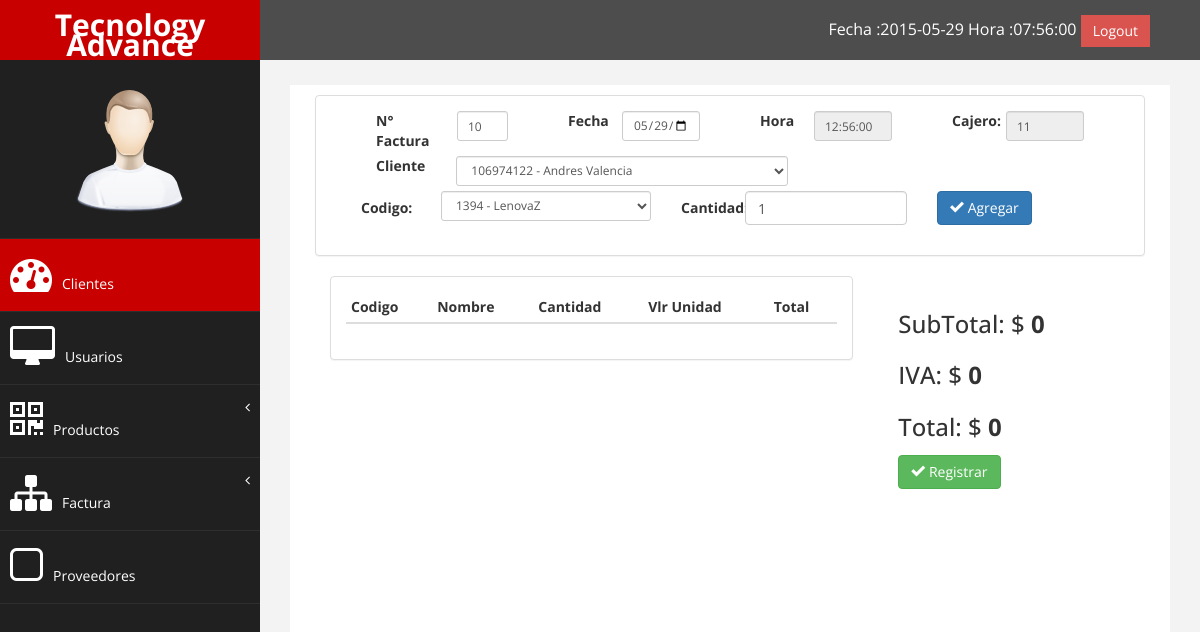
The app's page /index.php/new_factura (signed in), older data.
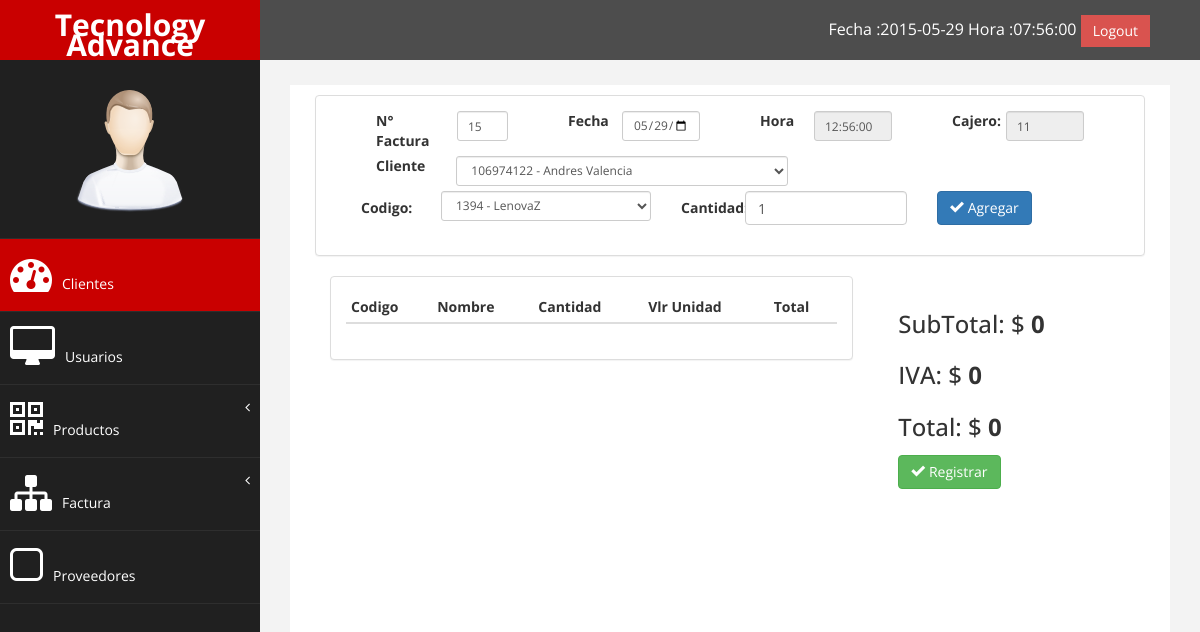
The same page, newer data.
### tables this page shows
CREATE TABLE IF NOT EXISTS `factura` (
  `id_factura` int(11) NOT NULL AUTO_INCREMENT,
  `id_cliente` varchar(20) DEFAULT NULL,
  `fecha` date DEFAULT NULL,
  `hora` time DEFAULT NULL,
  `id_usuario` varchar(20) DEFAULT NULL,
  `total` int(11) DEFAULT NULL,
  PRIMARY KEY (`id_factura`),
  KEY `id_usuario` (`id_usuario`),
  KEY `id_cliente` (`id_cliente`)
);

### controlador.php (called while the page is built, shortened)
<?php
class Controlador{
function nueva_factura_action(){
  $factura3 = new Factura();
  $numero =  $factura3->consultar_numero();
  require "Plantillas/new_factura.php";
}
}
?>

### Modelos/conexion.php (called while the page is built, shortened)
<?php
class Conexion_DB {
 function conectar_base_de_datos(){
	 $this->conexion=mysqli_connect("localhost","root","","tecnologyadvance");
   return $this->conexion;
   }
}
?>

### Modelos/factura.php (called while the page is built, shortened)
<?php
class Factura extends Conexion_DB{
function consultar_numero(){
 $this->conexion=$this->conectar_base_de_datos();
 $this->consulta ="SELECT id_factura FROM factura ORDER BY  id_factura DESC LIMIT 1";
 $this->resultado=mysqli_query($this->conexion,$this->consulta);
 $date="";
while ($fila = mysqli_fetch_assoc( $this->resultado)) {
    $date=$fila['id_factura']+1;
}
return $date;
}
}
?>

### Plantillas/new_factura.php (the view, shortened to what the changed rows need)
<div id="factura">
        <div class="col-xs-12 col-sm-12 col-md-12 col-lg-12">
            <div class="panel panel-default">
                <div class="panel-body">
                    <div class="col-xs-12 col-sm-12 col-md-12 col-lg-12">
                        <div class="col-xs-12 col-sm-3 col-md-3 col-lg-3">
                            <div class="form-group">
                                <div class="ui-widget">
                                    <div class="col-xs-12 col-sm-6 col-md-6 col-lg-6 control-label">
                                        <input type="text" class="form-control input-sm" id="numero_fact" value="<?php  echo $numero;?>" >
                                    </div>
                                </div>
                            </div>
                        </div>
                    </div>
  <br> <br>
                    <br>
                    <br>
   </div>
            </div>
 <div class="col-xs-12 col-sm-12 col-md-8 col-lg-8">
            <div class="panel panel-default">
                <div class="panel-body">
                    <table class="table table-responsive table-condensed" id="hola">
                        <thead>
                            <tr>
                                <th>Codigo</th>
                                <th>Nombre</th>
                                <th>Cantidad</th>
                                <th>Vlr Unidad</th>
                                <th>Total</th>
                            </tr>
                        </thead>
                    </table>
                </div>
            </div>
        </div>
    </div>
</div>
<?php
require 'base2.php';
?>

Row changes from the older to the newer data that the page shows:
no longer on this page (row unchanged): factura: id_factura "10"
added factura: id_factura "15"
